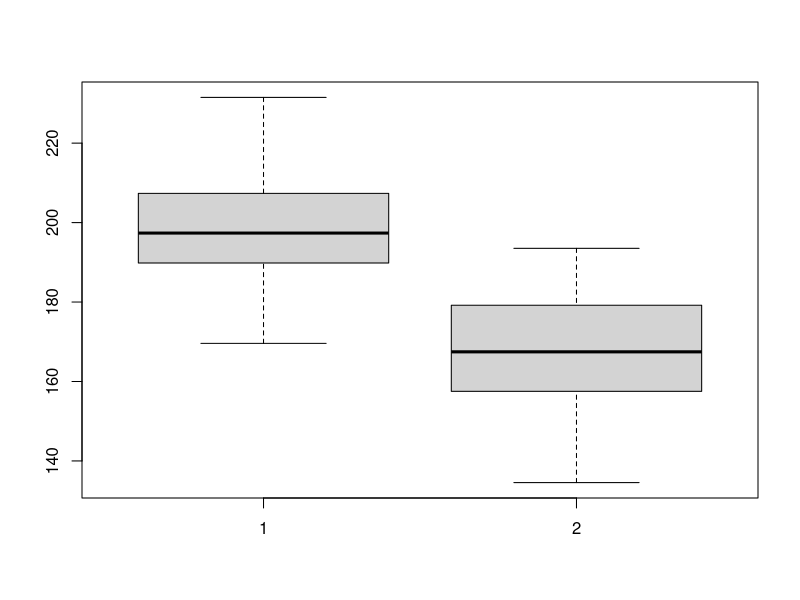
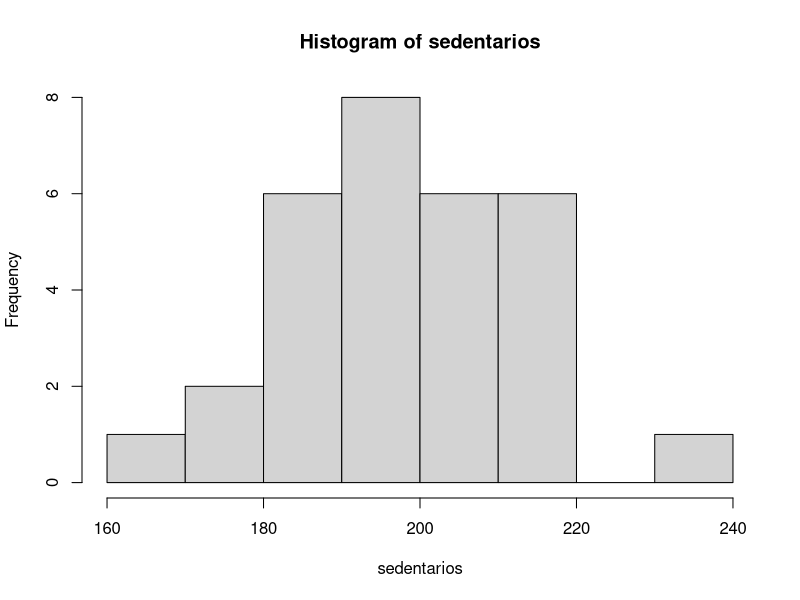
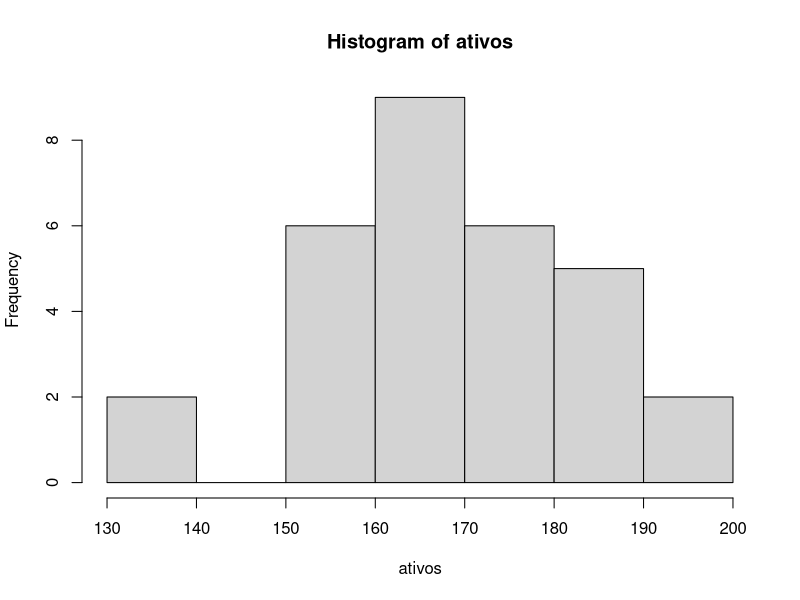
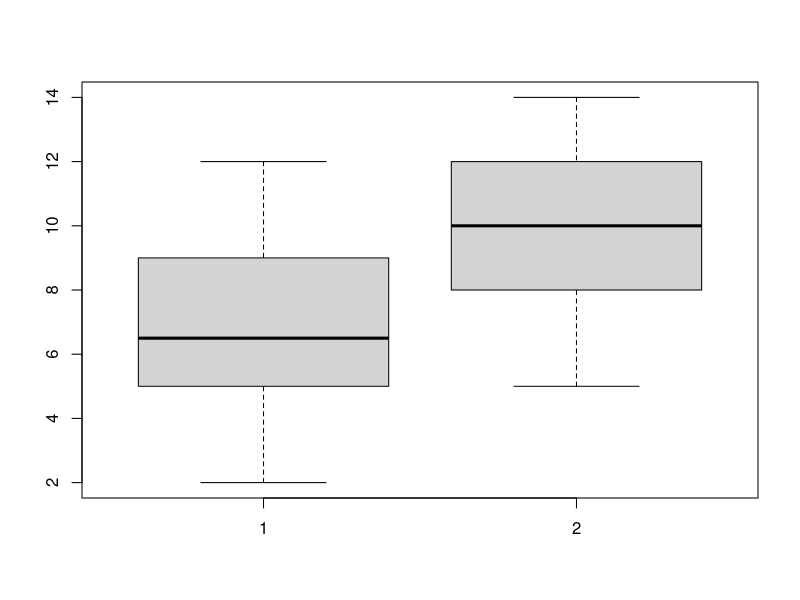
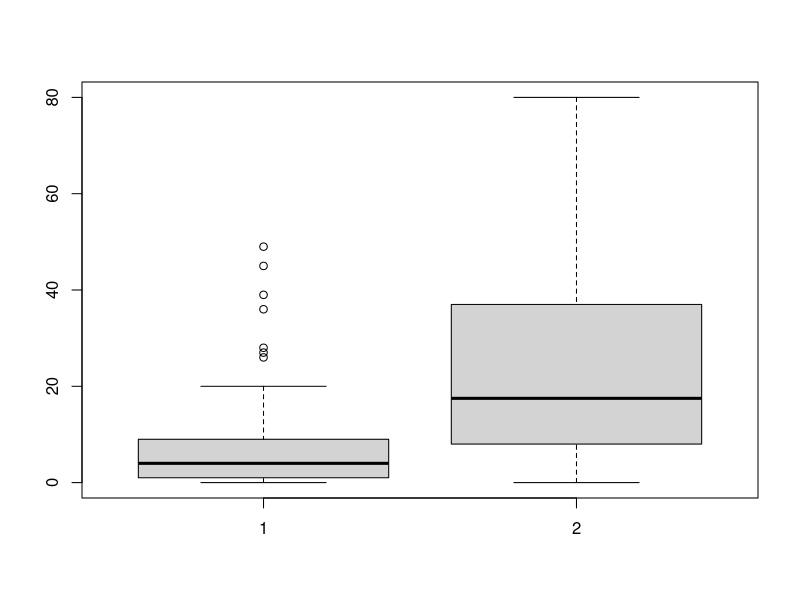
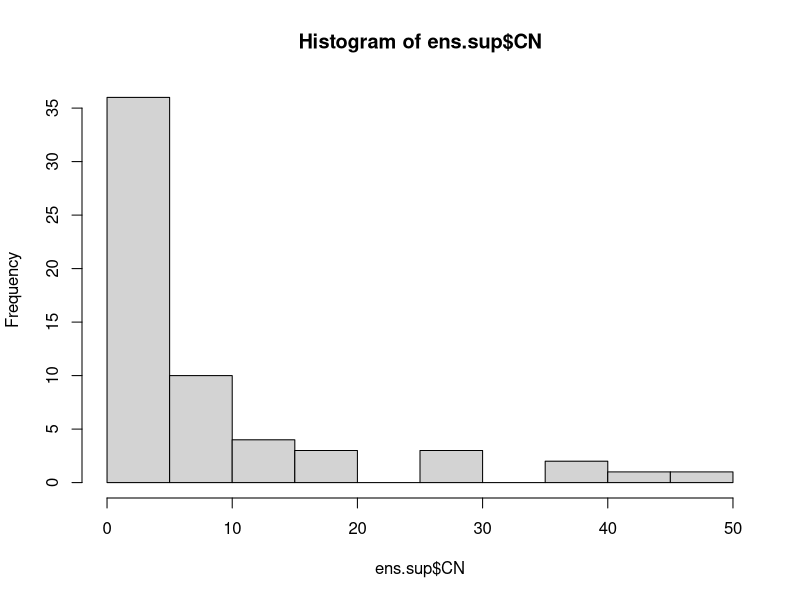
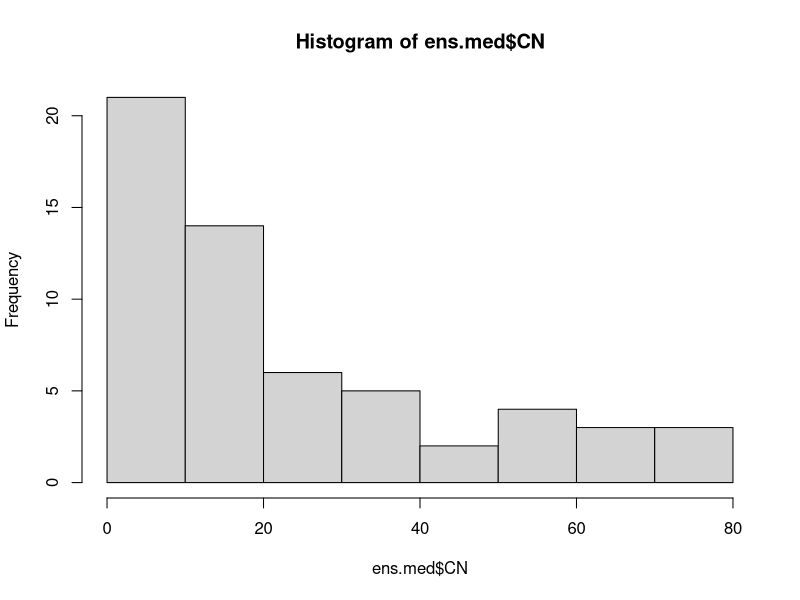

The R script that drew these images, in order:
################################################################################
########### Programa de Pós-graduação em Estudos da Linguagem (UFRN) ###########
########### Análise e Visualização de dados: Aula 6                  ###########
########### Profa:    Mahayana Godoy                                 ###########
################################################################################

######################
#### INFORMAÇÕES #####
######################

## O presente tutorial foi desenvolvido para acompanhar a Aula 6 do curso introdutório de Análise e Visualização de dados. Por esse motivo, alguns dos comandos podem não ser tão transparentes se forem realizados de forma independente.

## Pacotes usados na aula

library(ggplot2)
library(tidyverse)
library(dplyr)
library(readxl)


## Gerando conjunto de dados para duas amostras 

A = rnorm(30, 200, 8) # gera o conjunto A, com 30 observações, média = 200, dp = 8
B = A # gera o conjunto B com os mesmos valores do conjunto A

mean(A)-mean(B) 

B = rnorm(30, 202, 8) # gera conjunto B, com 30 observações, média = 202, dp = 8

mean(A)-mean(B)

B = rnorm(30, 150, 8) # gera o conjunto B, com 30 observações, média = 150, dp = 8

mean(A)-mean(B)


## Para fins de ilustração, vamos simular duas amostras de Grupo A e Grupo B para nosso experimento sobre colesterol

sedentarios = rnorm(30, 200, sd = 15)
ativos = rnorm(30, 170, sd = 15)

## Com o comando abaixo, você faz um boxplot rápido dos grupos só para conferir se a distribuição dos dados é mesmo uma normal e para já dar uma olhada na diferença das médias.

boxplot(sedentarios, ativos)


## Com o comando abaixo, você faz um histograma rápido dos grupos só para conferir se a distribuição dos dados é mesmo uma normal e para já dar uma olhada na diferença das médias.

hist(sedentarios)

hist(ativos)


## Teste-t para comprar duas amostras não-pareadas; não há medidas repetidas

t.test(sedentarios, ativos, paired = FALSE, alternative = "greater")


## Teste-t para comprar duas amostras pareadas; não há medidas repetidas

t.test(sedentarios, ativos, paired = TRUE, alternative = "greater")

## Baumann e Jones coletaram dados para investigar a eficácia de dois novos métodos de ensino. Os alunos que participaram foram divididos aleatoriamente em três grupos de estudo: o primeiro grupo, receberia instrução normal (grupo `Basal`). O segundo, receberia instrução com o método codificado como `DRTA` e o terceiro com o método `STRAT`.

## Eles fizeram dois pré-testes (provas) com os participantes dos três grupos, para garantir que a diferença entre os grupos nesse primeiro estágio seria nula. Depois de os alunos terem aulas seguindo um dos três métodos, os autores fizeram três testes provas* para comparar se os grupos agora diferiam com relação à performance.

# Aqui, vamos apenas avaliar se as notas dos alunos na *Prova 1* são maiores entre os alunos que receberam ensino com o método `DRTA` em comparação aos alunos que receberam instrução com o método de ensino tradicional (`Basal`).

## Defina a área de trabalho para carregar o arquivo Baumann.xlsx

Baumann = read_excel("Baumann.xlsx")

## Inspecione o conjunto de dados

View(Baumann)
str(Baumann)

## Primeiro precisamos ver se nossa variável dependente preenche todos os requisitos para o teste-t, incluindo o critério de normalidade de distribuição dos dados

boxplot(Baumann$Basal, Baumann$DRTA)

## Os dados parecem normais. Portanto, realizo um teste-t *não-pareado* considerando o previsto em minhas hipóteses prévias.

t.test(Baumann$DRTA, Baumann$Basal, alternative = "greater", paired = FALSE)

## A tabela `Covariaveis.csv` (Oushiro, 2017) contém o dados de 128 falantes paulistanos. Importe a tabela e dê uma olhada nas variáveis com as funções `str()` ou `View()`.

# Use a função read.csv() para importar a tabela pois se trata de tabela em formato .csv

covariaveis = read.csv("Covariaveis.csv")

## Inspecione a tabela 

str(covariaveis)
View(covariaveis)


## Para fazer o teste a fim de determinar se escolaridade influencia nas taxas de CN, precisamos criar datasets separados para informantes com ensino superior e informantes para ensino médio. Hora de relembrar como se usa o dplyr!

ens.sup = covariaveis%>%
  filter(ESCOLARIDADE == "EnsSuperior")

ens.med = covariaveis%>%
  filter(ESCOLARIDADE == "EnsMedio")


## Vamos fazer um box plot para ver se os dados são normais.

boxplot(ens.sup$CN, ens.med$CN)


## Só para conferir com os histogramas

hist(ens.sup$CN)
hist(ens.med$CN)


## Fazendo um teste de Wilcoxon porque a distribuiçcão dos dados não é normal

wilcox.test(ens.med$CN, ens.sup$CN, alternative = "greater", paired = FALSE)

## Vamos apenas calcular a mediana (não a média!) para cada fator de escolaridade

covariaveis%>%
  group_by(ESCOLARIDADE)%>%
  summarise(mediana = median(CN))


################################
### REVISÃO DOS COMANDO NO R ###
################################

## Para fazer boxplots e histogramas rapidamente, use:

## hist(x) #histograma de x
## boxplot(x,y,z) #boxplot comparativo de x, y e z

## Para comparar dados independentes e numéricos, usem um teste-t para dados em uma distribuição normal e o teste de wilcoxon para dados que não tenham distribuição normal. 

## Não se esqueça de informar sua Ha em `alternative` e se os dados são pareados 

## t.test(x, y, paired = T/F, alternative = )
## wilcox.test(x, y, paired = T/F, alternative = )

